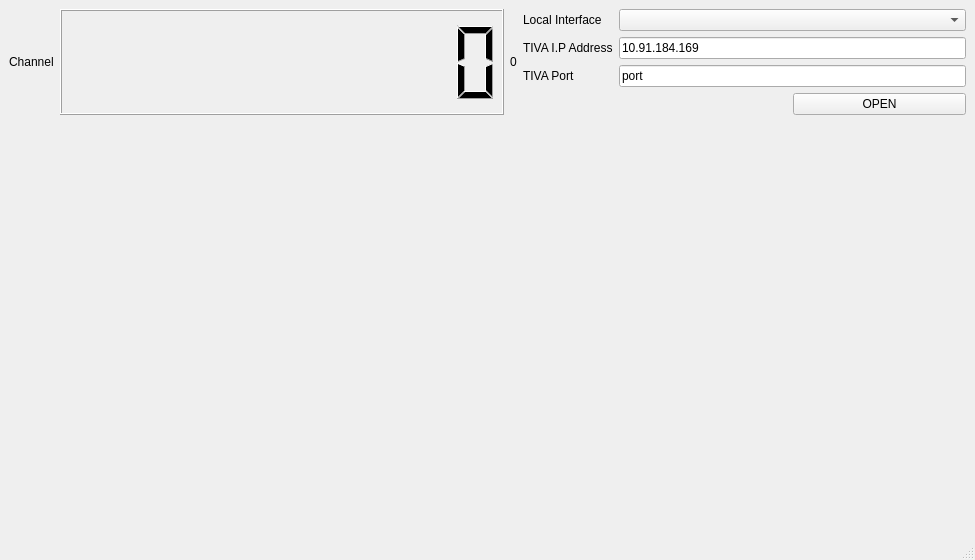
<?xml version="1.0" encoding="UTF-8"?>
<ui version="4.0">
 <class>MainWindow</class>
 <widget class="QMainWindow" name="MainWindow">
  <property name="geometry">
   <rect>
    <x>0</x>
    <y>0</y>
    <width>975</width>
    <height>560</height>
   </rect>
  </property>
  <property name="windowTitle">
   <string>MainWindow</string>
  </property>
  <property name="autoFillBackground">
   <bool>false</bool>
  </property>
  <property name="styleSheet">
   <string notr="true">font: 11pt &quot;DejaVu Sans&quot;;</string>
  </property>
  <widget class="QWidget" name="centralwidget">
   <layout class="QVBoxLayout" name="verticalLayout">
    <item>
     <layout class="QGridLayout" name="network_info_grid">
      <item row="0" column="3">
       <layout class="QFormLayout" name="formLayout">
        <item row="0" column="0">
         <widget class="QLabel" name="label_2">
          <property name="text">
           <string>Local Interface</string>
          </property>
         </widget>
        </item>
        <item row="0" column="1">
         <widget class="QComboBox" name="interface_combo_box"/>
        </item>
        <item row="1" column="0">
         <widget class="QLabel" name="label_3">
          <property name="text">
           <string>TIVA I.P Address</string>
          </property>
         </widget>
        </item>
        <item row="1" column="1">
         <widget class="QLineEdit" name="ip_address_input">
          <property name="minimumSize">
           <size>
            <width>0</width>
            <height>0</height>
           </size>
          </property>
          <property name="maximumSize">
           <size>
            <width>1677215</width>
            <height>16777215</height>
           </size>
          </property>
          <property name="text">
           <string>10.91.184.169</string>
          </property>
         </widget>
        </item>
        <item row="2" column="0">
         <widget class="QLabel" name="label_4">
          <property name="text">
           <string>TIVA Port</string>
          </property>
         </widget>
        </item>
        <item row="2" column="1">
         <widget class="QLineEdit" name="port_input">
          <property name="text">
           <string>port</string>
          </property>
         </widget>
        </item>
        <item row="3" column="1">
         <layout class="QHBoxLayout" name="horizontalLayout_2">
          <item>
           <spacer name="horizontalSpacer">
            <property name="orientation">
             <enum>Qt::Horizontal</enum>
            </property>
            <property name="sizeHint" stdset="0">
             <size>
              <width>40</width>
              <height>20</height>
             </size>
            </property>
           </spacer>
          </item>
          <item>
           <widget class="QPushButton" name="open_connection_btn">
            <property name="sizePolicy">
             <sizepolicy hsizetype="Expanding" vsizetype="Preferred">
              <horstretch>0</horstretch>
              <verstretch>0</verstretch>
             </sizepolicy>
            </property>
            <property name="minimumSize">
             <size>
              <width>0</width>
              <height>0</height>
             </size>
            </property>
            <property name="text">
             <string>OPEN</string>
            </property>
           </widget>
          </item>
         </layout>
        </item>
       </layout>
      </item>
      <item row="0" column="1">
       <widget class="QLCDNumber" name="lcdNumber">
        <property name="sizePolicy">
         <sizepolicy hsizetype="Expanding" vsizetype="Minimum">
          <horstretch>0</horstretch>
          <verstretch>0</verstretch>
         </sizepolicy>
        </property>
        <property name="font">
         <font>
          <family>DejaVu Sans</family>
          <pointsize>11</pointsize>
          <weight>50</weight>
          <italic>false</italic>
          <bold>false</bold>
         </font>
        </property>
        <property name="styleSheet">
         <string notr="true">color: rgb(0, 0, 0);</string>
        </property>
        <property name="smallDecimalPoint">
         <bool>false</bool>
        </property>
        <property name="digitCount">
         <number>10</number>
        </property>
        <property name="segmentStyle">
         <enum>QLCDNumber::Filled</enum>
        </property>
       </widget>
      </item>
      <item row="0" column="0">
       <widget class="QLabel" name="label">
        <property name="sizePolicy">
         <sizepolicy hsizetype="Minimum" vsizetype="Preferred">
          <horstretch>0</horstretch>
          <verstretch>0</verstretch>
         </sizepolicy>
        </property>
        <property name="text">
         <string>Channel</string>
        </property>
       </widget>
      </item>
      <item row="0" column="2">
       <widget class="QLabel" name="dataPoint">
        <property name="text">
         <string>0</string>
        </property>
       </widget>
      </item>
     </layout>
    </item>
    <item>
     <layout class="QGridLayout" name="gridLayout">
      <item row="0" column="0">
       <widget class="QCustomPlot" name="plot" native="true">
        <property name="minimumSize">
         <size>
          <width>0</width>
          <height>300</height>
         </size>
        </property>
        <property name="maximumSize">
         <size>
          <width>16777215</width>
          <height>16777215</height>
         </size>
        </property>
       </widget>
      </item>
     </layout>
    </item>
    <item>
     <spacer name="verticalSpacer">
      <property name="orientation">
       <enum>Qt::Vertical</enum>
      </property>
      <property name="sizeHint" stdset="0">
       <size>
        <width>20</width>
        <height>40</height>
       </size>
      </property>
     </spacer>
    </item>
   </layout>
  </widget>
  <widget class="QMenuBar" name="menubar">
   <property name="geometry">
    <rect>
     <x>0</x>
     <y>0</y>
     <width>975</width>
     <height>23</height>
    </rect>
   </property>
  </widget>
  <widget class="QStatusBar" name="statusbar">
   <property name="font">
    <font>
     <family>DejaVu Sans</family>
     <pointsize>11</pointsize>
     <weight>50</weight>
     <italic>false</italic>
     <bold>false</bold>
    </font>
   </property>
  </widget>
 </widget>
 <customwidgets>
  <customwidget>
   <class>QCustomPlot</class>
   <extends>QWidget</extends>
   <header>qcustomplot.h</header>
   <container>1</container>
  </customwidget>
 </customwidgets>
 <resources/>
 <connections/>
</ui>
